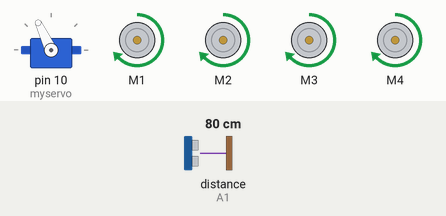
Recording of a sketch running on a simulated Arduino Uno, built with avr-gcc and run on an emulated ATmega328P. Parts: servo, 4 × DC motor (green arrow = forward, orange = backward, longer = faster). The inputs (shaded band) are chosen by the test bench; at power-on: distance to the obstacle (sensor on A1) 80 cm. The echo pulse lasts 58.3 µs per cm.

Above: at 3.9 s.
4.0 s: distance to the obstacle (sensor on A1) set to 43 cm
5.5 s: distance to the obstacle (sensor on A1) set to 36 cm
At 7.2 s:
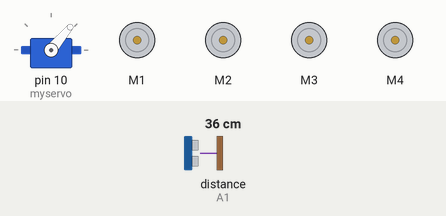
8.5 s: distance to the obstacle (sensor on A1) set to 60 cm
At 8.73 s:
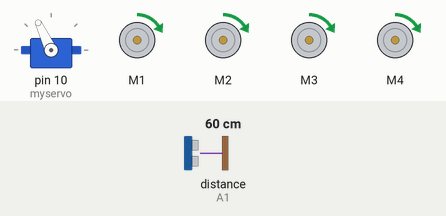
10.6 s: distance to the obstacle (sensor on A1) set to 2 cm
At 13.1 s:
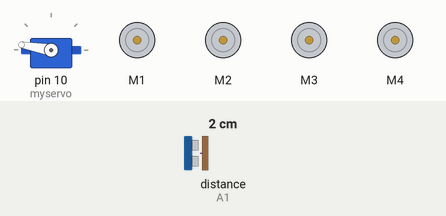
13.6 s: distance to the obstacle (sensor on A1) set to 120 cm
At 14.07 s:
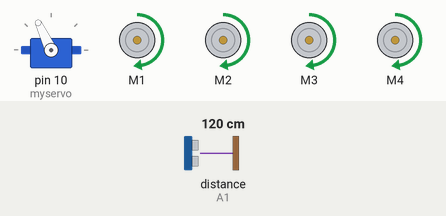
Timing chart, 0 to 16.6 s (numbered marks = the images above; inputs shaded):
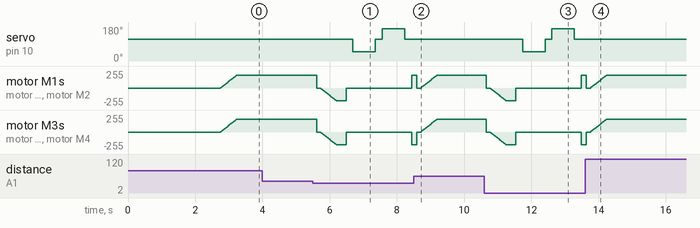

Measured:
- the behaviour switches between 41 and 40 cm on distance to the obstacle (sensor on A1) (found by bisection; images 0 and 1)
- after the input at 4.0 s, every drawn part: stays the same
- after the input at 5.5 s, servo on pin 10 (myservo): 115° → 50° after 1.2 s, → 115° 0.67 s later, → 170° 0.20 s later, → 115° 0.67 s later
- after the input at 8.5 s, servo on pin 10 (myservo): stays 115° (without the input it goes to 50° after 1.3 s)
- after the input at 10.6 s, servo on pin 10 (myservo): 115° → 50° after 1.1 s, → 115° 0.67 s later, → 170° 0.20 s later, → 115° 0.67 s later
- after the input at 13.6 s, servo on pin 10 (myservo): stays 115° (without the input it goes to 50° after 1.2 s)

The sketch:

TranhVatCan.ino
```cpp
//Jugaad - 101//
//ARDUINO OBSTACLE AVOIDING CAR//
//Install Necessary Libraries//
// Cài đặt các thư viện cần thiết
#include <AFMotor.h> // Thư viện điều khiển động cơ Adafruit Motor Shield
#include <NewPing.h> // Thư viện dùng để điều khiển cảm biến siêu âm
#include <Servo.h> // Thư viện điều khiển servo

// Định nghĩa các chân kết nối cho cảm biến siêu âm
#define TRIG_PIN A0 // Chân TRIG của cảm biến siêu âm kết nối với chân A0 của Arduino
#define ECHO_PIN A1 // Chân ECHO của cảm biến siêu âm kết nối với chân A1 của Arduino
#define MAX_DISTANCE 100 // Khoảng cách tối đa cảm biến có thể đo được (100 cm)
#define MAX_SPEED 190 // Tốc độ tối đa của động cơ
#define MAX_SPEED_OFFSET 20 // Độ bù tốc độ tối đa

// Khởi tạo đối tượng cảm biến siêu âm với các chân và khoảng cách tối đa
NewPing sonar(TRIG_PIN, ECHO_PIN, MAX_DISTANCE);
// Khởi tạo các động cơ với các kênh tương ứng và tần số
AF_DCMotor motor1(1, MOTOR12_1KHZ); // Động cơ 1 kết nối với kênh 1
AF_DCMotor motor2(2, MOTOR12_1KHZ); // Động cơ 2 kết nối với kênh 2
AF_DCMotor motor3(3, MOTOR34_1KHZ); // Động cơ 3 kết nối với kênh 3
AF_DCMotor motor4(4, MOTOR34_1KHZ); // Động cơ 4 kết nối với kênh 4
Servo myservo; // Khởi tạo đối tượng servo

boolean goesForward = false; // Biến để kiểm tra xe có đang tiến về phía trước hay không
int distance = 100; // Khoảng cách ban đầu từ cảm biến siêu âm
int speedSet = 0; // Tốc độ thiết lập ban đầu

// Hàm thiết lập ban đầu
void setup() {
  myservo.attach(10); // Gắn servo vào chân số 10
  myservo.write(115); // Điều chỉnh góc của servo
  delay(2000); // Đợi 2 giây
  distance = readPing(); // Đọc khoảng cách từ cảm biến siêu âm
  delay(100); // Đợi 100 ms
  distance = readPing(); // Đọc lại khoảng cách
  delay(100); // Đợi 100 ms
  distance = readPing(); // Đọc lại khoảng cách
  delay(100); // Đợi 100 ms
  distance = readPing(); // Đọc lại khoảng cách
  delay(100); // Đợi 100 ms
}

// Vòng lặp chính
void loop() {
  int distanceR = 0; // Biến lưu khoảng cách bên phải
  int distanceL = 0; // Biến lưu khoảng cách bên trái
  delay(40); // Đợi 40 ms
  if (distance <= 40) { // Nếu khoảng cách <= 15 cm
    moveStop(); // Dừng xe
    delay(100); // Đợi 100 ms
    moveBackward(); // Lùi xe
    delay(300); // Đợi 300 ms
    moveStop(); // Dừng xe
    delay(200); // Đợi 200 ms
    distanceR = lookRight(); // Nhìn sang phải và đọc khoảng cách
    delay(200); // Đợi 200 ms
    distanceL = lookLeft(); // Nhìn sang trái và đọc khoảng cách
    delay(200); // Đợi 200 ms
    if (distanceR >= distanceL) { // Nếu khoảng cách bên phải lớn hơn hoặc bằng bên trái
      turnRight(); // Quẹo phải
      moveStop(); // Dừng xe
    } else { // Nếu khoảng cách bên trái lớn hơn
      turnLeft(); // Quẹo trái
      moveStop(); // Dừng xe
    }
  } else { // Nếu khoảng cách > 15 cm
    moveForward(); // Tiến về phía trước
  }
  distance = readPing(); // Đọc lại khoảng cách từ cảm biến siêu âm
}

// Hàm nhìn sang phải và đọc khoảng cách
int lookRight() {
  myservo.write(50); // Điều chỉnh servo để nhìn sang phải
  delay(500); // Đợi 500 ms
  int distance = readPing(); // Đọc khoảng cách từ cảm biến siêu âm
  delay(100); // Đợi 100 ms
  myservo.write(115); // Điều chỉnh servo về vị trí ban đầu
  return distance; // Trả về khoảng cách đã đọc
}

// Hàm nhìn sang trái và đọc khoảng cách
int lookLeft() {
  myservo.write(170); // Điều chỉnh servo để nhìn sang trái
  delay(500); // Đợi 500 ms
  int distance = readPing(); // Đọc khoảng cách từ cảm biến siêu âm
  delay(100); // Đợi 100 ms
  myservo.write(115); // Điều chỉnh servo về vị trí ban đầu
  return distance; // Trả về khoảng cách đã đọc
  delay(100); // Đợi 100 ms
}

// Hàm đọc khoảng cách từ cảm biến siêu âm
int readPing() {
  delay(70); // Đợi 70 ms
  int cm = sonar.ping_cm(); // Đọc khoảng cách tính bằng cm
  if (cm == 0) { // Nếu không đọc được khoảng cách
    cm = 250; // Gán giá trị khoảng cách là 250 cm (giá trị lớn để báo hiệu không có vật cản)
  }
  return cm; // Trả về khoảng cách đã đọc
}

// Hàm dừng xe
void moveStop() {
  motor1.run(RELEASE); // Dừng động cơ 1
  motor2.run(RELEASE); // Dừng động cơ 2
  motor3.run(RELEASE); // Dừng động cơ 3
  motor4.run(RELEASE); // Dừng động cơ 4
}

// Hàm tiến về phía trước
void moveForward() {
  if (!goesForward) { // Nếu xe chưa tiến về phía trước
    goesForward = true; // Thiết lập xe đang tiến về phía trước
    motor1.run(FORWARD); // Chạy động cơ 1 tiến về phía trước
    motor2.run(FORWARD); // Chạy động cơ 2 tiến về phía trước
    motor3.run(FORWARD); // Chạy động cơ 3 tiến về phía trước
    motor4.run(FORWARD); // Chạy động cơ 4 tiến về phía trước
    for (speedSet = 0; speedSet < MAX_SPEED; speedSet += 2) { // Tăng dần tốc độ
      motor1.setSpeed(speedSet); // Thiết lập tốc độ cho động cơ 1
      motor2.setSpeed(speedSet); // Thiết lập tốc độ cho động cơ 2
      motor3.setSpeed(speedSet); // Thiết lập tốc độ cho động cơ 3
      motor4.setSpeed(speedSet); // Thiết lập tốc độ cho động cơ 4
      delay(5); // Đợi 5 ms
    }
  }
}

// Hàm lùi xe
void moveBackward() {
  goesForward = false; // Thiết lập xe không tiến về phía trước
  motor1.run(BACKWARD); // Chạy động cơ 1 lùi về phía sau
  motor2.run(BACKWARD); // Chạy động cơ 2 lùi về phía sau
  motor3.run(BACKWARD); // Chạy động cơ 3 lùi về phía sau
  motor4.run(BACKWARD); // Chạy động cơ 4 lùi về phía sau
  for (speedSet = 0; speedSet < MAX_SPEED; speedSet += 2) { // Tăng dần tốc độ
    motor1.setSpeed(speedSet); // Thiết lập tốc độ cho động cơ 1
    motor2.setSpeed(speedSet); // Thiết lập tốc độ cho động cơ 2
    motor3.setSpeed(speedSet); // Thiết lập tốc độ cho động cơ 3
    motor4.setSpeed(speedSet); // Thiết lập tốc độ cho động cơ 4
    delay(5); // Đợi 5 ms
  }
}

// Hàm quẹo phải
void turnRight() {
  motor1.run(FORWARD); // Chạy động cơ 1 tiến về phía trước
  motor2.run(FORWARD); // Chạy động cơ 2 tiến về phía trước
  motor3.run(BACKWARD); // Chạy động cơ 3 lùi về phía sau
  motor4.run(BACKWARD); // Chạy động cơ 4 lùi về phía sau
  delay(150); // Đợi 500 ms
  motor1.run(FORWARD); // Chạy động cơ 1 tiến về phía trước
  motor2.run(FORWARD); // Chạy động cơ 2 tiến về phía trước
  motor3.run(FORWARD); // Chạy động cơ 3 tiến về phía trước
  motor4.run(FORWARD); // Chạy động cơ 4 tiến về phía trước
}

// Hàm quẹo trái
void turnLeft() {
  motor1.run(BACKWARD); // Chạy động cơ 1 lùi về phía sau
  motor2.run(BACKWARD); // Chạy động cơ 2 lùi về phía sau
  motor3.run(FORWARD); // Chạy động cơ 3 tiến về phía trước
  motor4.run(FORWARD); // Chạy động cơ 4 tiến về phía trước
  delay(150); // Đợi 500 ms
  motor1.run(FORWARD); // Chạy động cơ 1 tiến về phía trước
  motor2.run(FORWARD); // Chạy động cơ 2 tiến về phía trước
  motor3.run(FORWARD); // Chạy động cơ 3 tiến về phía trước
  motor4.run(FORWARD); // Chạy động cơ 4 tiến về phía trước
}
```
